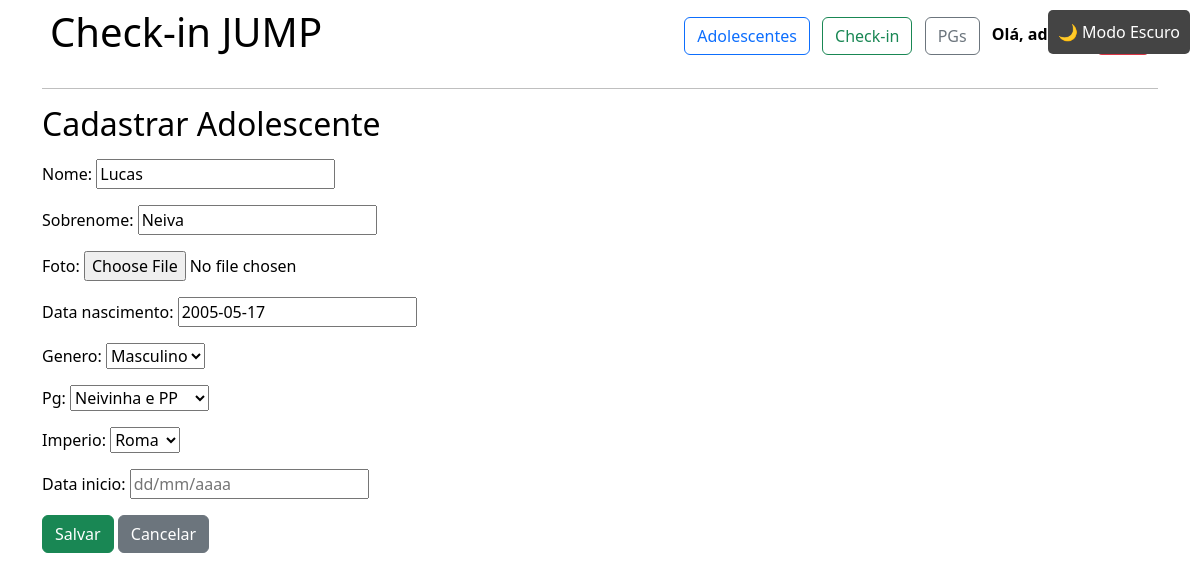
Screenshot of /adolescentes/editar/1/ (signed in) with the database file from the repository.
### adolescentes/models.py (models this page shows, shortened)
class Adolescente(models.Model):
    nome = models.CharField(max_length=100)
    sobrenome = models.CharField(max_length=100)
    foto = models.ImageField(upload_to='fotos/', blank=True, null=True)
    data_nascimento = models.DateField()
    GENERO_CHOICES = [
        ("M", "Masculino"),
        ("F", "Feminino"),
    ]
    genero = models.CharField(max_length=1, choices=GENERO_CHOICES, blank=True, null=False)
    pg = models.ForeignKey(PequenoGrupo, on_delete=models.SET_NULL, blank=True, null=True, related_name='adolescentes')
    imperio = models.ForeignKey(Imperio, on_delete=models.SET_NULL, null=True, blank=True)
    data_inicio = models.DateField(blank=True, null=True)

class PequenoGrupo(models.Model):
    nome = models.CharField(max_length=100)
    lider = models.CharField(max_length=100, blank=True, null=True)
    def __str__(self):
        return self.nome

class Imperio(models.Model):
    nome = models.CharField(max_length=100, unique=True)
    def __str__(self):
        return self.nome

### adolescentes/views.py (the view)
# urls.py: path("adolescentes/editar/<int:id>/", views.editar_adolescente, name="editar_adolescente"),
@login_required
def editar_adolescente(request, id):
    adolescente = get_object_or_404(Adolescente, id=id)
    if request.method == "POST":
        form = AdolescenteForm(request.POST, request.FILES, instance=adolescente)
        if form.is_valid():
            form.save()
            return redirect('listar_adolescentes')
    else:
        form = AdolescenteForm(instance=adolescente)
    return render(request, 'adolescentes/criar_adolescente.html', {'form': form})

### adolescentes/forms.py (shortened to what this page needs)
class AdolescenteForm(forms.ModelForm):
    class Meta:
        model = Adolescente
        fields = '__all__'
        widgets = {
            'data_nascimento': forms.TextInput(attrs={
                'class': 'mascara-data',
                'placeholder': 'dd/mm/aaaa'
            }),
            'data_inicio': forms.TextInput(attrs={
                'class': 'mascara-data',
                'placeholder': 'dd/mm/aaaa'
            }),
        }

### adolescentes/templates/adolescentes/criar_adolescente.html (shortened to what this page needs)
{% extends 'adolescentes/base.html' %}
{% block content %}
  <h2>Cadastrar Adolescente</h2>
  <form method="POST" enctype="multipart/form-data" class="mt-3">
    {{ form.as_p }}
    <button type="submit" class="btn btn-success">Salvar</button>
    <a href="{% url 'listar_adolescentes' %}" class="btn btn-secondary">Cancelar</a>
  </form>
{% endblock %}

### adolescentes/templates/adolescentes/base.html (shortened to what this page needs)
{% load static %}
<!DOCTYPE html>
<html lang="pt-br">
<head>
    <link rel="stylesheet" href="https://cdn.jsdelivr.net/npm/bootstrap@5.3.0/dist/css/bootstrap.min.css">
    <link rel="stylesheet" href="{% static 'adolescentes/css/style.css' %}">
</head>
<body class="container">
    <button id="dark-mode-toggle">Modo Escuro</button>
    <nav class="d-flex justify-content-between align-items-center p-2">
        <h1>Check-in JUMP</h1>
        <div>
            <a href="{% url 'listar_adolescentes' %}" class="btn btn-outline-primary me-2">Adolescentes</a>
            <a href="{% url 'pagina_checkin' %}" class="btn btn-outline-success me-2">Check-in</a>
            <a href="{% url 'lista_pgs' %}" class="btn btn-outline-secondary me-2">PGs</a>
            {% if user.is_authenticated %}
                <span><strong>Olá, {{ user.username }}!</strong></span>
                <a href="{% url 'logout' %}" class="btn btn-danger ms-2">Sair</a>
            {% else %}
                <a href="{% url 'login' %}" class="btn btn-primary">Entrar</a>
            {% endif %}
        </div>
    </nav>
    <hr>
    {% block content %}{% endblock %}
</body>
</html>

### static/adolescentes/css/style.css (style rules this page uses)
body { background-color: #ffffff; color: #000000; transition: background-color 0.3s, color 0.3s; }
#dark-mode-toggle { position: fixed; top: 10px; right: 10px; padding: 10px; border: none; background: #444; color: white; cursor: pointer; border-radius: 5px; transition: background 0.3s; }

### rows the page displays
Adolescente: nome "Lucas", sobrenome "Neiva", data_nascimento "2005-05-17", genero "Masculino", pg "Neivinha e PP", imperio "Roma"
